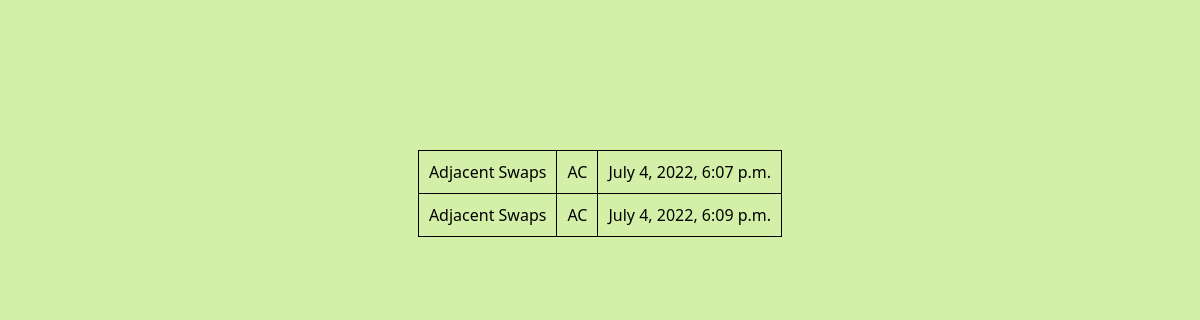
/appoj/submissions (signed in), run on an earlier commit of the app's database.
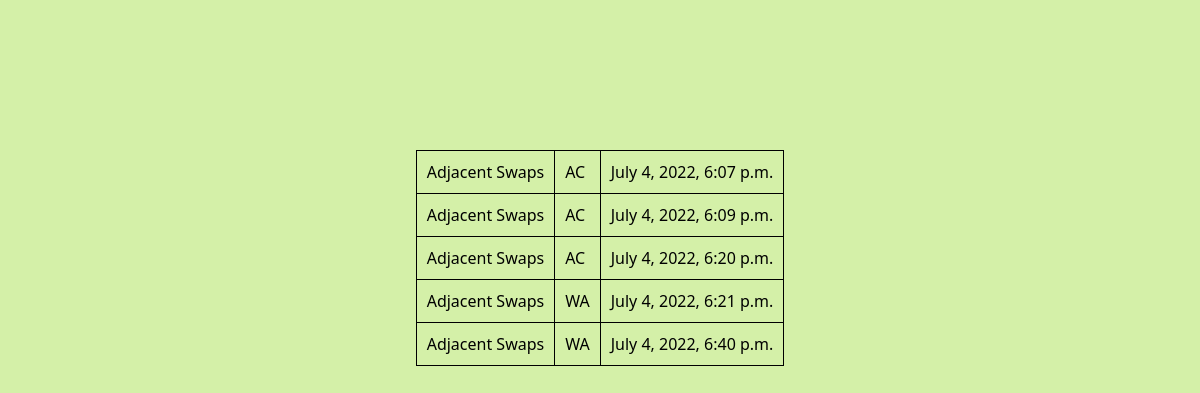
And on a later commit of the database.
### appoj/models.py (models this page shows)
class Submissions(models.Model):
    submission_id = models.AutoField(primary_key = True)
    problem_id = models.ForeignKey(Problems, verbose_name = ('problem_id'), on_delete = models.CASCADE)
    vrt = models.CharField(max_length = 200)
    user_id = models.ForeignKey(UserProfile, verbose_name = ('user.id'), on_delete = models.CASCADE)
    timestamp = models.DateTimeField(default = datetime.now, blank = True)

class Problems(models.Model):
    problem_id = models.AutoField(primary_key = True)
    description = models.TextField(max_length = 1000)
    name = models.CharField(max_length = 255)
    sample_input = models.TextField(max_length = 400)
    sample_output = models.TextField(max_length = 400)
    samples = models.TextField(max_length = 400)
    difficulty = models.CharField(max_length = 200)
    score = models.FloatField(default = 0)
    def __str__(self):
            return self.name

### appoj/views.py (the view)
# urls.py: path('submissions', views.submissions_view, name='submissions'),
@login_required(login_url = '/appoj/')
def submissions_view(request):
    dux = Submissions.objects.filter(user_id__user__username = request.user.username)
    tux = Problems.objects.all()
    return render(request, 'appoj/submissions.html', {'question': dux})

### appoj/templates/appoj/submissions.html
{% load static %}
<link rel="stylesheet" type="text/css" href="{% static 'appoj/stylesheet/submission.css' %}">
<body>
    <div id = "sub_table">
        <table>
            {% for x in question %}
                <tr>
                    <td>
                        {{x.problem_id}}
                    </td>
                    <td>
                        {{x.vrt}}
                    </td>
                    <td>
                        {{x.timestamp}}
                    </td>
                </tr>
                <br>
            {% endfor %}
        </table>
    </div>
</body>

### appoj/static/appoj/stylesheet/submission.css (style rules this page uses)
body { display: flex; flex-direction: column; flex-wrap: wrap; justify-content: center; font-family: 'Segoe UI', Tahoma, Geneva, Verdana, sans-serif; font-size: 1.25em; background-color: rgb(212, 240, 168); }
#sub_table { margin-top: 12%; display: flex; flex-wrap: wrap; justify-content: center; }
table { border-collapse: collapse; justify-content: center; }
td { border: 1px solid black; padding: 10px; }

What changed in the data, as far as the page shows it:
added Submissions: problem_id "Adjacent Swaps", vrt "AC", timestamp "July 4, 2022, 6:20 p.m."
added Submissions: problem_id "Adjacent Swaps", vrt "WA", timestamp "July 4, 2022, 6:21 p.m."
added Submissions: problem_id "Adjacent Swaps", vrt "WA", timestamp "July 4, 2022, 6:40 p.m."
